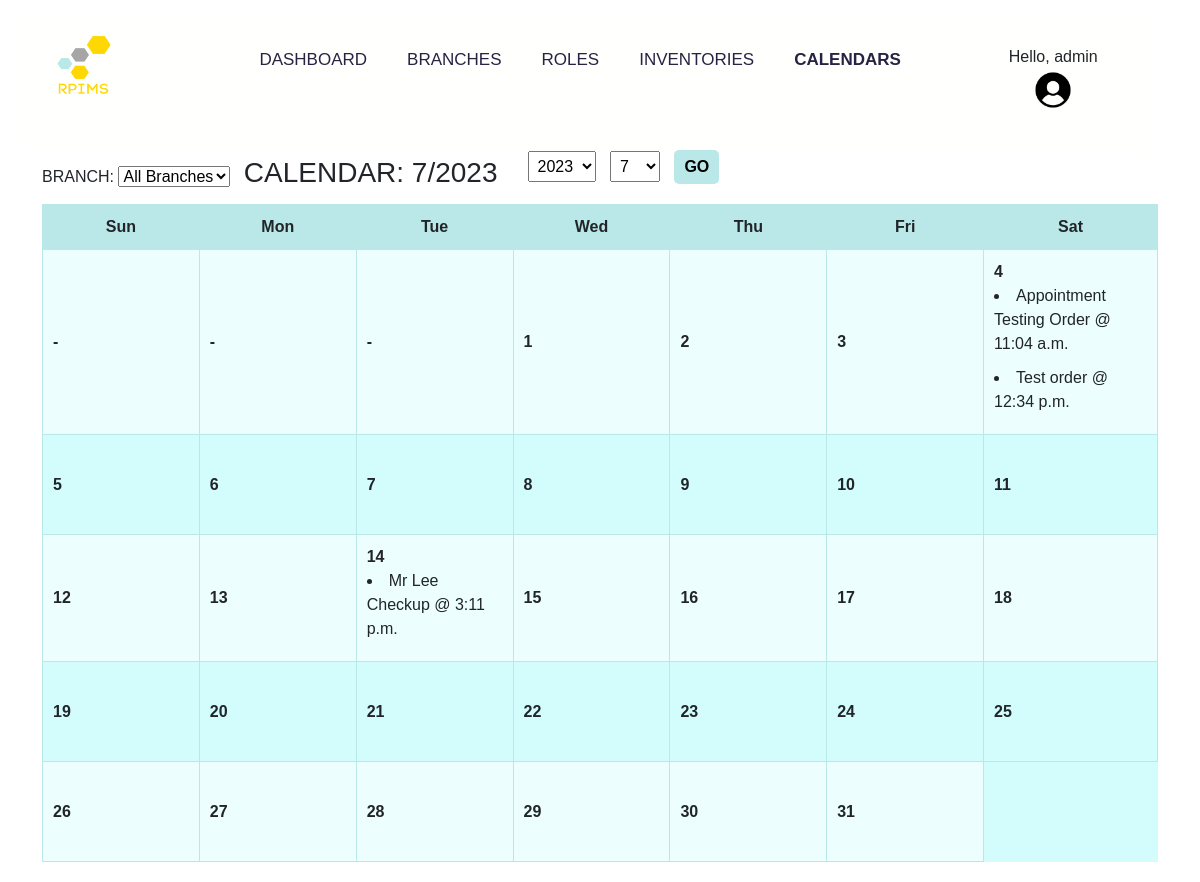
/calendars (signed in), run on an earlier commit of the app's database.
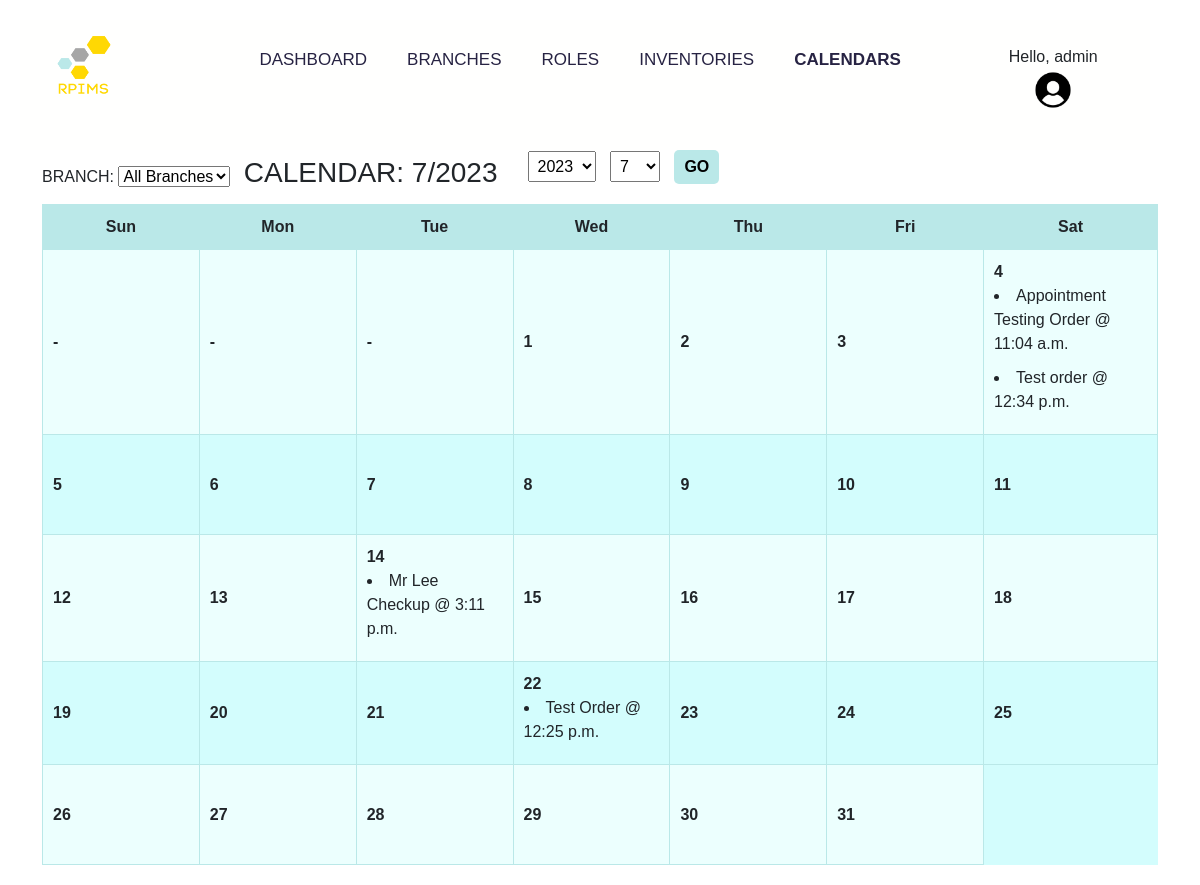
And on a later commit of the database.
### calendar_module/models.py (models this page shows, shortened)
class Appointment(models.Model):
    app_detail = models.TextField(max_length=255, editable = True)
    date = models.DateField(null=True)
    time_start = models.TimeField(null=True)
    branch = models.ForeignKey(Branch_Location, on_delete=models.CASCADE, default = "1")

### admin_dash/views.py (the view)
# urls.py: path('calendars', calendars, name="calendars"),
def calendars(request, year=None, month=None):
    mybranches = Branch_Location.objects.all()
    current_date = timezone.now()
    current_year = current_date.year if not year else int(year)
    current_month = current_date.month if not month else int(month)
    _, num_days = monthrange(current_year, current_month)
    num_days_list = list(range(1, num_days + 1))
    branch = request.GET.get('branch')
    if branch:
        if branch != "all":
            appointments = Appointment.objects.filter(date__year=current_year, date__month=current_month, branch__Branch_Name=branch)
        else:
            appointments = Appointment.objects.filter(date__year=current_year, date__month=current_month)
    else:
        appointments = Appointment.objects.filter(date__year=current_year, date__month=current_month)
    year_choices = list(range(current_year - 5, current_year + 6))  # Example: Show 5 years in the past and future
    month_choices = list(range(1, 13))  # Show all months from 1 to 12
    _, first_weekday = monthrange(current_year, current_month)
    empty_cells = ["-"] * first_weekday
    last_weekday = (first_weekday + num_days) % 7
    empty_cells_end = ["-"] * (6 - last_weekday) if last_weekday != 6 else []
    num_days_list = empty_cells + num_days_list + empty_cells_end
    num_days_list = num_days_list[28:]
    context = {
        'mybranches': mybranches,
        'year': current_year,
        'month': current_month,
        'num_days': num_days_list,
        'appointments': appointments,
        'year_choices': year_choices,
        'month_choices': month_choices,
    }
    return render(request, 'admin_dash/calendars.html', context)

### users/models.py (called while the page is built)
    def __str__(self):
        return self.username

### admin_dash/templates/admin_dash/calendars.html (shortened to what this page needs)
{% extends "admin_dash/layout.html" %}
{% block content %}
{% if user.is_authenticated %}
    {% if user.role == "ADMIN"%}
    {% load static %}
    {% load bootstrap5 %}
    {% bootstrap_css %}
    <link rel="stylesheet" href="{% static 'css/calendar.css' %}">
        <body>
            <div class="calendarheader">
                <form  method=POST action="{% url 'calendars' %}">
                    <label for="branch">BRANCH:</label>
                    <select name="branch" id="branch">
                        <option value="all">All Branches</option>
                    </select>
                </form>&nbsp;&nbsp;&nbsp;
            <div><h3> CALENDAR: {{ month }}/{{ year }}</h3></div>
            <div class="calendar-nav">
                <select id="year-select">
                    {% for year_choice in year_choices %}
                        <option value="{{ year_choice }}" {% if year_choice == year %}selected{% endif %}>{{ year_choice }}</option>
                    {% endfor %}
                </select>
                <select id="month-select">
                    {% for month_choice in month_choices %}
                        <option value="{{ month_choice }}" {% if month_choice == month %}selected{% endif %}>{{ month_choice }}</option>
                    {% endfor %}
                </select>
                <button id="change-calendar-btn" class ="change-calendar-btn">GO</button>
            </div>
            </div>
            <table>
                <thead>
                    <tr>
                        <th>Sun</th>
                        <th>Mon</th>
                        <th>Tue</th>
                        <th>Wed</th>
                        <th>Thu</th>
                        <th>Fri</th>
                        <th>Sat</th>
                    </tr>
                </thead>
                <tbody>
                    <tr>
                        {% for day in num_days %}
                            {% if forloop.counter0|divisibleby:7 %}
                                </tr><tr>
                            {% endif %}
                            <td>
                                <b>{{ day }}</b> <br>
                                {% for appointment in appointments %}
                                    {% if appointment.date.day == day %}
                                        <li>{{ appointment.app_detail }} @ {{appointment.time_start}}
                                    {% endif %}
                                {% endfor %}
                            </td>
                        {% endfor %}
                    </tr>
                </tbody>
            </table>
        </body>
    {% else %}
    <h1>Sorry, you must be an ADMIN to view this page.</h1>
    <a href="{% url 'login_user' %}"> LOG IN NOW</a>
    {% endif %}
{% else %}
    <h1>Sorry, you must be logged in to view this page.</h1>
    <a href="{% url 'login_user' %}"> LOG IN NOW</a>
{% endif %}
{% endblock %}

What changed in the data, as far as the page shows it:
added Appointment: app_detail "Test Order", time_start "12:25 p.m.", shown under "22"
